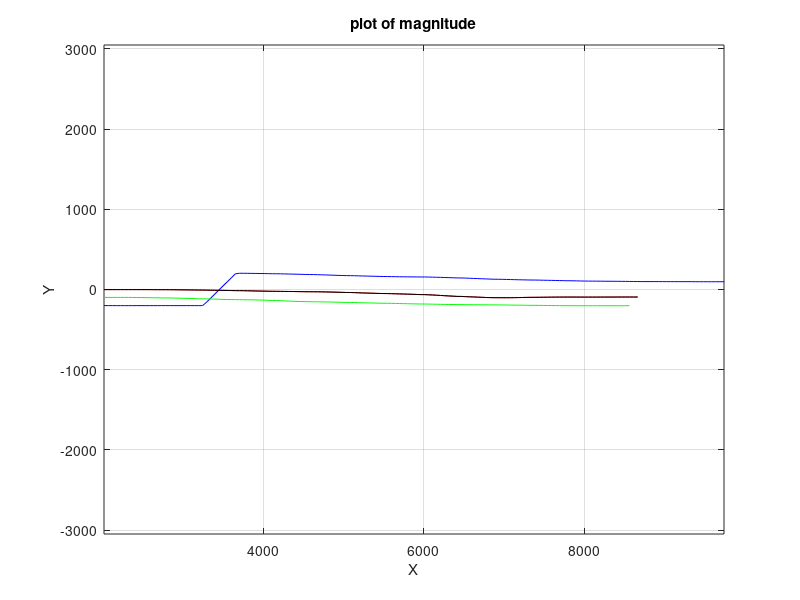

The MATLAB script that drew this image:
clear all;
clc;
clear home;

origin = [0,0,0];


data1 = csvread('quarter1.csv');
data2 = csvread('quarter2.csv');
data3 = csvread('quarter3.csv');
data4 = csvread('quarter4.csv');


%figure = plot3(truedata(:,2),truedata(:,4),truedata(:,6),'bd');
%set(figure,'color','b');
%figure2 = plot3(truedata(:,3),truedata(:,5),truedata(:,7),'rd');
%set(figure2,'color','r');
%%hold;
%figure3 = plot3(0,0,0,'o','markeredgecolor','k','marker','*','markerSize',10);
%set(figure3,'color','k');

figure = plot(data1(:,3),data1(:,4));
set(figure,'color','b');
hold on;
figure2 = plot(data2(:,3),data2(:,4));
set(figure2,'color','r');
figure3 = plot(data3(:,3),data3(:,4));
set(figure3,'color','k');
figure4 = plot(data4(:,3),data4(:,4));
set(figure4,'color','g');
%hold;
%figure3 = plot3(0,0,0,'o','markeredgecolor','k','marker','*','markerSize',10);
%set(figure3,'color','k');


axis equal



%xlim ([-900 900]);
%ylim ([-900 900]);
%zlim ([-900 900]);

%X = [truedata(:,2) truedata(:,4) truedata(:,6)] 
%Y = [truedata(:,3) truedata(:,5) truedata(:,7)] 

%[c1,r1] = sphereFit(X)
%[c2,r2] = sphereFit(Y)




%Creating legend containing equation for lsline (%0.4f = 4 decimals)
%legend('Data', sprintf( 'y = %0.4fx + %0.4f', a, b ), 'Location', 'northwest' )

%Title and axis labels added
title('plot of magnitude')
xlabel('X')
ylabel('Y')
zlabel('Z')

grid on
%set(gca,'GridLineStyle',':', 'GridColor', 'k', 'GridAlpha', .6)


%differnet coordinates of 0
%doubleraw2: -114.9936  134.0346   -9.5615
%doubleraw3: -96.1951  150.9983  -46.1978
%doubleraw4: -116.7155  132.9689   -4.0813
%doubleraw5: -110.5859  134.4870  -18.4628
%doubleraw6: -101.1932  129.1799  -31.7741
